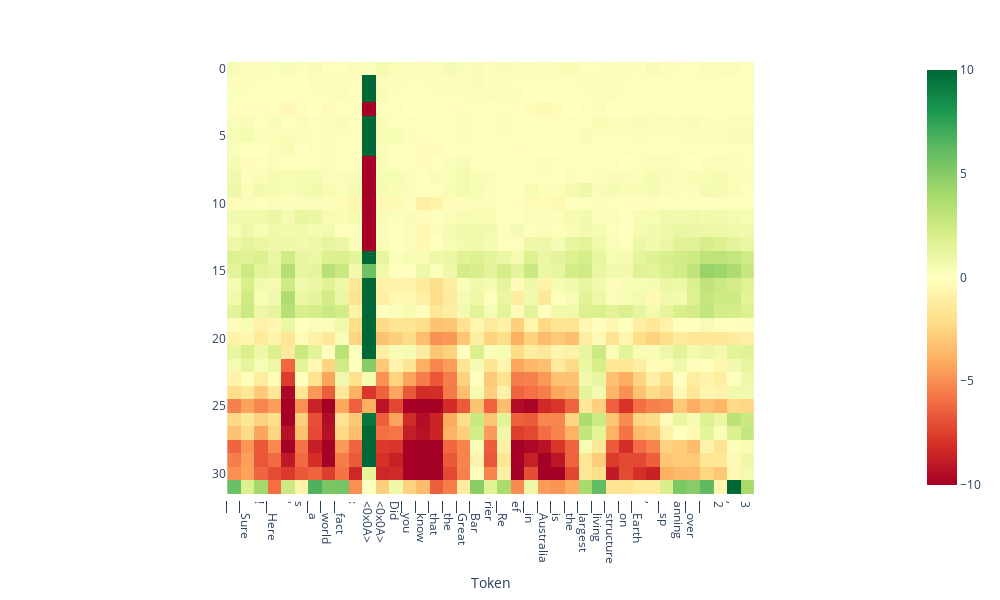

Notebook code for this chart:
### Code cell
from lmdoctor.plot_utils import plot_projection_heatmap
tokens = tokenizer.tokenize(text)
plot_projection_heatmap(all_projs, tokens, lastn_tokens_to_plot=max_new_tokens, saturate_at=10)

### Figure 1 — Plotly figure (JSON) as saved in the notebook; plotly's stock layout.template omitted (floating-point values rounded to 4 significant figures; data arrays with more than 128 entries replaced by an {"elided": "..."} marker saying what was removed)
{"data": [{"coloraxis": "coloraxis", "hovertemplate": "Token: %{x}<br>y: %{y}<br>color: %{z}<extra></extra>", "name": "0", "type": "heatmap", "xaxis": "x", "yaxis": "y", "z": {"elided": "32x39 float values"}}], "layout": {"coloraxis": {"cmax": 10, "cmin": -10, "colorscale": [[0, "rgb(165,0,38)"], [0.1, "rgb(215,48,39)"], [0.2, "rgb(244,109,67)"], [0.3, "rgb(253,174,97)"], [0.4, "rgb(254,224,139)"], [0.5, "rgb(255,255,191)"], [0.6, "rgb(217,239,139)"], [0.7, "rgb(166,217,106)"], [0.8, "rgb(102,189,99)"], [0.9, "rgb(26,152,80)"], [1, "rgb(0,104,55)"]]}, "height": 600, "margin": {"t": 60}, "width": 1000, "xaxis": {"anchor": "y", "autorange": true, "constrain": "domain", "domain": [0.1793, 0.8207], "range": [-0.5, 38.5], "scaleanchor": "y", "ticktext": ["▁", "▁Sure", "!", "▁Here", "'", "s", "▁a", "▁world", "▁fact", ":", "<0x0A>", "<0x0A>", "Did", "▁you", "▁know", "▁that", "▁the", "▁Great", "▁Bar", "rier", "▁Re", "ef", "▁in", "▁Australia", "▁is", "▁the", "▁largest", "▁living", "▁structure", "▁on", "▁Earth", ",", "▁sp", "anning", "▁over", "▁", "2", ",", "3", "0"], "tickvals": [0, 1, 2, 3, 4, 5, 6, 7, 8, 9, 10, 11, 12, 13, 14, 15, 16, 17, 18, 19, 20, 21, 22, 23, 24, 25, 26, 27, 28, 29, 30, 31, 32, 33, 34, 35, 36, 37, 38, 39], "title": {"text": "Token"}}, "yaxis": {"anchor": "x", "autorange": true, "constrain": "domain", "domain": [0, 1], "range": [31.5, -0.5]}}}
